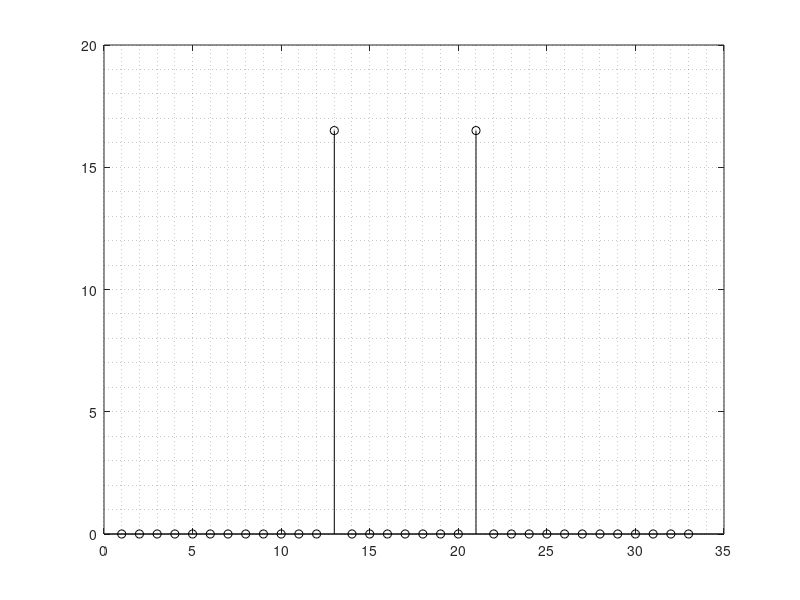
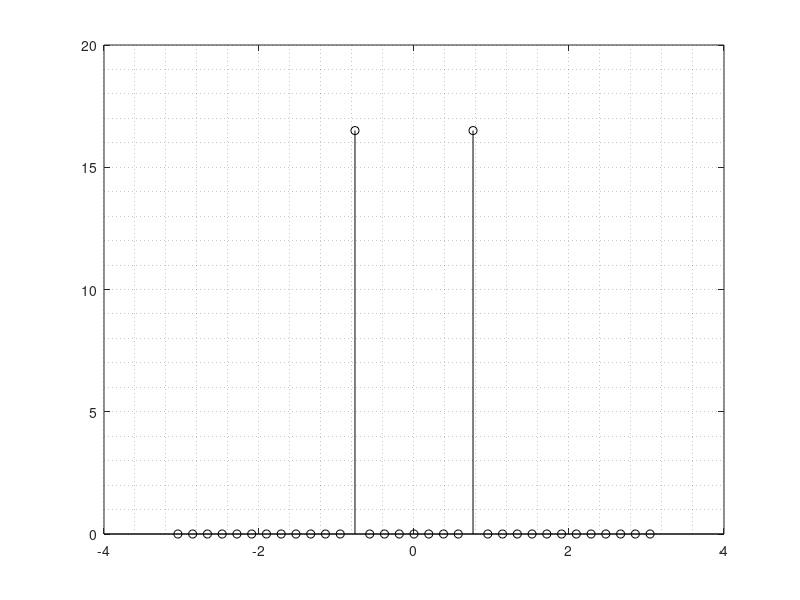
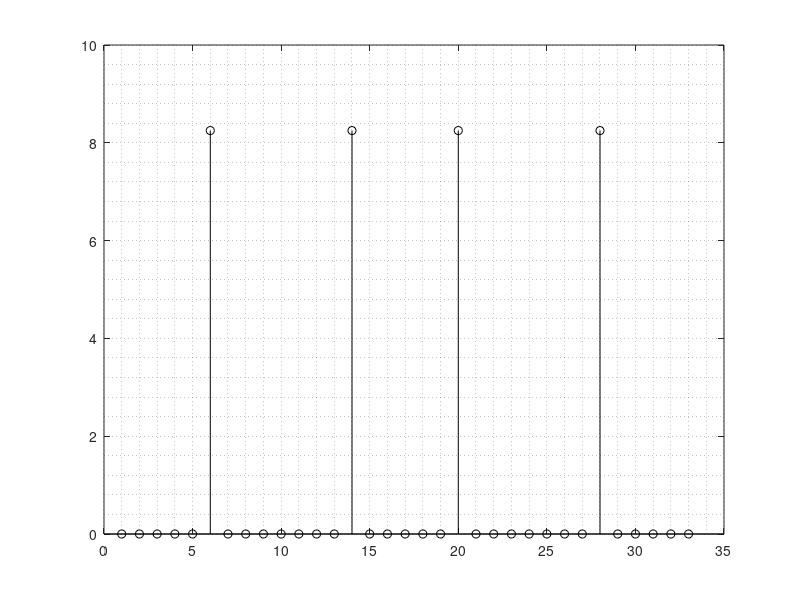
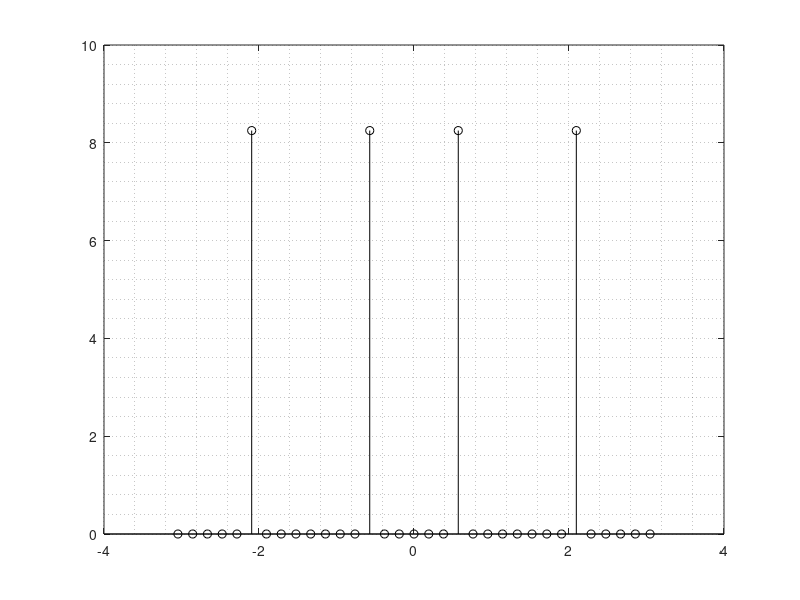

The MATLAB script that drew these images, in order:
clear all
N=33;
g1=1; om1=2*pi*(8/(2*N)); g2=1; 

om2=2*pi*(14/(2*N));
x0=cos(om1*[1:N]);
y0=abs(fftshift(fft(x0,N)));
xax=[-16*2*pi/N:2*pi/N:(N-17)*2*pi/N];
%figure(1), plot(x0,'k*:')
figure(2), stem(y0,'k'), grid minor
figure(3), stem(xax,y0,'k'), grid minor

x1=g1*g2*(cos(om1*[1:N]).*cos(om2*[1:N]));
y1=abs(fftshift(fft(x1,N)));
%figure(4), plot(x1,'k*:')
figure(5), stem(y1,'k'), grid minor
xax=[-16*2*pi/N:2*pi/N:(N-17)*2*pi/N];
figure(6), stem(xax,y1,'k'), grid minor
